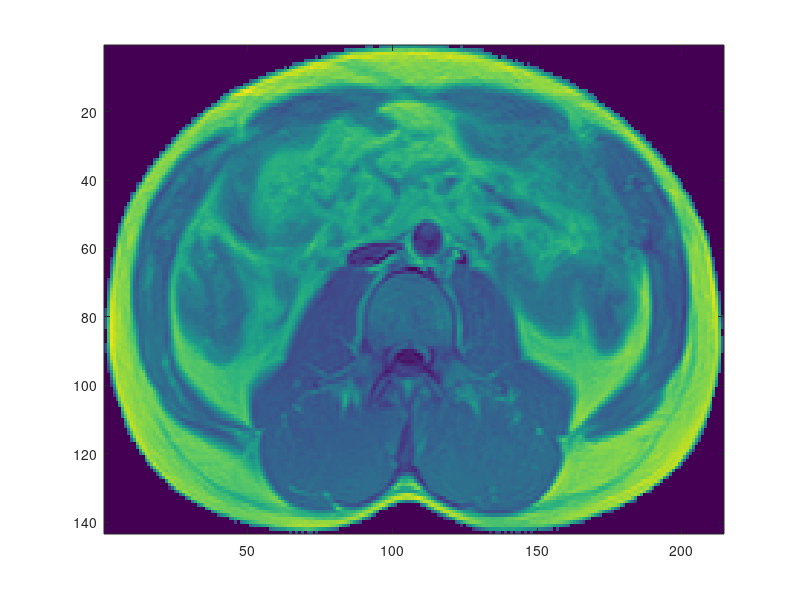

Write MATLAB code to recreate this figure. (Note: this script raises an error after producing the figure.)
clear all;
close all;
load abdomen_biascorrected

% select a rectangular area of interest
x = find(max(abdomencorrected,[],2));
y = find(max(abdomencorrected));
aoi = abdomencorrected(x,y);
imagesc(aoi)

% polar representation
% Allocate arrays for pixel values and coordinates of lines extending
% from image center to the border as the spokes of a wheel
[nrows, ncols] = size(aoi);
maxlen = ceil(0.5*norm([nrows ncols]));
nang = 360;
lines = zeros(nang,maxlen); % Pixel values along wheel spokes
lcoords = zeros(nang,maxlen,2);


for I=1:nang,
  % Compute unit vector in direction of spoke
  t = [cos(2*pi*I/nang+pi/2) sin(2*pi*I/nang+pi/2)];
  % Compute coordinates of pixels along spoke
  linecoords = ones(maxlen,1)*[ncols nrows]/2 + [0:maxlen-1]'*t;
  % Store coordinates as pixel index in original image
  lcoords(I,:,:) = linecoords;
  % Extract pixel values using bilinear interpolation
  lines(I,:) = interp2(aoi,linecoords(:,1),linecoords(:,2),'linear')';
end

% Make sure we don?t have NaN values anywhere
lines(find(isnan(lines))) = 0;
% Re-order the angles
lines = fliplr(lines);
lcoords = flipdim(lcoords,2);

% extract the radial derivatives
edges = diff(lines')';
edges = abs(edges);
edges = 1 - edges;

path = findpath(edges);

% plot polar
figure;
imagesc(lines)
hold on
plot(path, 1:360, '.r','markersize', 12)

% plot regular image
pixels = zeros(360,2);
for i=1:360
    pixels(i,:) = lcoords(i,path(i),:);
end
figure;
imagesc(aoi);
hold on
plot(pixels(:,1), pixels(:,2), '.r', 'markersize', 12)

% modify polar representation
mpolar = .5*ones(size(lines));
for i=1:size(lines,1)
    mpolar(i,1:(129 - path(i))) = lines(i,path(i)+1:end);
    lcoords(i,1:(129 - path(i)),:) = lcoords(i,path(i)+1:end,:);
end


edges = diff(mpolar')';
edges = abs(edges);
edges = 1 - edges;
%edges = edges(:,2:end);

figure;
imagesc(mpolar);

path = findpath(edges);

% plot polar
figure;
imagesc(edges)
hold on
plot(path, 1:360, '.r','markersize', 12)

% plot regular image
pixels = zeros(360,2);
for i=1:360
    pixels(i,:) = lcoords(i,path(i),:);
end
figure;
imagesc(aoi);
hold on
plot(pixels(:,1), pixels(:,2), '.r', 'markersize', 12)


